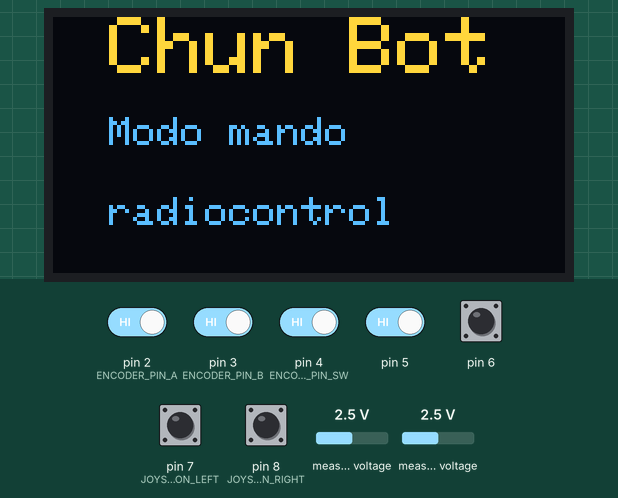
Simulated run of this sketch. Board: Arduino Nano, built with avr-gcc and run on an emulated ATmega328P. Shown: 128×64 one-colour display. The test bench sets the inputs (shaded band); at power-on: pin 2 (ENCODER_PIN_A), pin 3 (ENCODER_PIN_B), pin 4 (ENCODER_PIN_SW), pin 5, pin 6, pin 7 (JOYSTICK_BUTTON_LEFT), pin 8 (JOYSTICK_BUTTON_RIGHT) HIGH, measured voltage 2.5 V. The OLED is the two-colour kind (top 16 rows yellow); no radio packets arrive unless stated; what the sketch prints to the serial monitor is not drawn.

Above: at 0.1 s.

The sketch:

controlRobot.ino
```cpp
// plaquita usada: Arduino nano
#include "src/Radio/Radio.h"
#include "src/Oled/Oled.h"
#include "src/Switches/Switches.h"
#include "src/Joystick/Joystick.h"
#include "src/Encoder/Encoder.h"

#define TAMANIO_FUENTE_PEQUENIO 1
#define FILA_1 25 // posición 25 en el eje Y para la fila 1
#define FILA_2 45 // posición 45 en el eje Y para la fila 2

void setup()
{
  Serial.begin(9600);
  Serial.println("Mando Chunbot");

  oled_init();
  switches_init();
  joystick_init();
  nrf_init();
  encoder_init();

  oled_display_text("Chun Bot", 14, 0);
  oled_display_text("Modo mando", 14, FILA_1, TAMANIO_FUENTE_PEQUENIO);
  oled_display_text("radiocontrol", 14, FILA_2, TAMANIO_FUENTE_PEQUENIO);
  oled_update();
}

void loop()
{
  switches_polling(); // interruptores laterales. Aquí también se mandan los estados de los interruptores al robot
  joystick_polling(); // pulsadores + ejes. También se mandan los estados de los interruptores al robot
  nrf_polling();      // módulo de radio
  encoder_polling();  // módulo encoder
}
```

Encoder.cpp
```cpp
#include "Encoder.h"

// Variables estáticas para el encoder
static encoder_state_t encoder = {
    .position = 0,
    .lastPosition = 0,
    .lastEncoded = 0,
    .lastDebounceTime = 0,
    .changed = false};

// Variables estáticas para el pulsador
static encoder_switch_t encoderSwitch = {
    .pressed = false,
    .lastPressed = false,
    .clicked = false,
    .lastDebounceTime = 0
    //
};

// Constante para detección de presión prolongada (ms)
static const unsigned long HOLD_TIME_MS = 1000;

// Tabla de estados para decodificación del encoder
// Esta tabla mapea las transiciones de los estados (A, B)
// Formato: estado anterior (bits 2-3) y estado actual (bits 0-1)
// Retorna: -1 = giro antihorario, 0 = sin cambio, 1 = giro horario
static const int8_t encoderStates[] = {
    0,  // 0000 (0)
    -1, // 0001 (1) - Antihorario
    1,  // 0010 (2) - Horario
    0,  // 0011 (3)
    1,  // 0100 (4) - Horario
    0,  // 0101 (5)
    0,  // 0110 (6)
    -1, // 0111 (7) - Antihorario
    -1, // 1000 (8) - Antihorario
    0,  // 1001 (9)
    0,  // 1010 (10)
    1,  // 1011 (11) - Horario
    0,  // 1100 (12)
    1,  // 1101 (13) - Horario
    -1, // 1110 (14) - Antihorario
    0   // 1111 (15)
};

// Función de interrupción
void encoder_handleInterrupt(void)
{
    unsigned long currentTime = millis();

    // Debounce para evitar lecturas erróneas
    if ((currentTime - encoder.lastDebounceTime) < ENCODER_DEBOUNCE_DELAY_MS)
    {
        return;
    }
    encoder.lastDebounceTime = currentTime;

    // Leer estados actuales de los pines A y B
    uint8_t stateA = digitalRead(ENCODER_PIN_A);
    uint8_t stateB = digitalRead(ENCODER_PIN_B);

    // Codificar estado actual (bits: bit0 = A, bit1 = B)
    uint8_t currentState = (stateA << 1) | stateB;

    // Combinar estado anterior (bits 2-3) con estado actual (bits 0-1)
    uint8_t combinedState = (encoder.lastEncoded << 2) | currentState;

    // Obtener cambio de la tabla
    int8_t change = encoderStates[combinedState];

    // Actualizar posición si hay cambio
    if (change != 0)
    {
        encoder.position += change;
        encoder.changed = true;
    }

    // Guardar estado actual para próxima interrupción
    encoder.lastEncoded = currentState;
}

void encoder_init(void)
{
    // Configurar pines del encoder
    pinMode(ENCODER_PIN_A, INPUT_PULLUP);
    pinMode(ENCODER_PIN_B, INPUT_PULLUP);
    pinMode(ENCODER_PIN_SW, INPUT_PULLUP);

    // Leer estado inicial
    uint8_t stateA = digitalRead(ENCODER_PIN_A);
    uint8_t stateB = digitalRead(ENCODER_PIN_B);
    encoder.lastEncoded = (stateA << 1) | stateB;
    encoder.position = 0;
    encoder.lastPosition = 0;
    encoder.changed = false;

    // Configurar interrupciones para ambos pines
    // En Arduino Nano: pin 2 = INT0, pin 3 = INT1
    attachInterrupt(digitalPinToInterrupt(ENCODER_PIN_A), encoder_handleInterrupt, CHANGE);
    attachInterrupt(digitalPinToInterrupt(ENCODER_PIN_B), encoder_handleInterrupt, CHANGE);
}

void encoder_polling(void)
{
    unsigned long currentTime = millis();

    // Leer estado actual del pulsador (LOW = presionado por pull-up)
    bool currentPressed = (digitalRead(ENCODER_PIN_SW) == LOW);

    // Debounce
    if (currentPressed != encoderSwitch.lastPressed)
    {
        encoderSwitch.lastDebounceTime = currentTime;
    }

    if ((currentTime - encoderSwitch.lastDebounceTime) > ENCODER_SW_DEBOUNCE_MS)
    {
        // Solo actualizar si el estado es diferente al actual
        if (currentPressed != encoderSwitch.pressed)
        {
            // Detectar flanco de subida (cuando se suelta el pulsador)
            // Si estaba presionado y ahora no, es un click
            if (encoderSwitch.pressed == true && currentPressed == false)
            {
                encoderSwitch.clicked = true;
            }

            // Actualizar estado
            encoderSwitch.pressed = currentPressed;
        }
    }

    // Guardar último estado para debounce
    encoderSwitch.lastPressed = currentPressed;
}

void encoder_reset(void)
{
    noInterrupts(); // Deshabilitar interrupciones temporalmente
    encoder.position = 0;
    encoder.changed = true;
    interrupts(); // Rehabilitar interrupciones
}

int32_t encoder_getPosition(void)
{
    int32_t pos;
    noInterrupts(); // Leer variable volátil de forma segura
    pos = encoder.position;
    interrupts();
    return pos;
}

int32_t encoder_getDelta(void)
{
    int32_t delta;
    noInterrupts();
    delta = encoder.position - encoder.lastPosition;
    encoder.lastPosition = encoder.position;
    interrupts();
    return delta;
}

bool encoder_hasChanged(void)
{
    bool changed;
    noInterrupts();
    changed = encoder.changed;
    encoder.changed = false; // Resetear flag después de leer
    interrupts();
    return changed;
}

bool encoder_isTurning(void)
{
    // Verifica si ha habido cambio en la última lectura
    return encoder_hasChanged();
}

// Funciones para el pulsador
bool encoder_switch_isPressed(void)
{
    return encoderSwitch.pressed;
}

bool encoder_switch_isClicked(void)
{
    bool clicked = encoderSwitch.clicked;
    encoderSwitch.clicked = false; // Resetear flag después de leer
    return clicked;
}

bool encoder_switch_isHeld(void)
{
    static unsigned long pressStartTime = 0;
    static bool wasPressed = false;

    if (encoderSwitch.pressed && !wasPressed)
    {
        // Acaba de presionarse
        pressStartTime = millis();
    }

    wasPressed = encoderSwitch.pressed;

    // Retorna true si está presionado por más de HOLD_TIME_MS
    return (encoderSwitch.pressed &&
            (millis() - pressStartTime) > HOLD_TIME_MS);
}
```

Encoder.h
```cpp
#ifndef __ENCODER_H__
#define __ENCODER_H__

#include <Arduino.h>

// Definición de pines
#define ENCODER_PIN_A 2  // Canal A (interrupción 0 en Arduino Nano)
#define ENCODER_PIN_B 3  // Canal B (interrupción 1 en Arduino Nano)
#define ENCODER_PIN_SW 4 // Pulsador (polling)

// Configuración de debounce
#define ENCODER_DEBOUNCE_DELAY_MS 5 // Debounce para encoder (ms)
#define ENCODER_SW_DEBOUNCE_MS 50   // Debounce para pulsador (ms)

// Estructura para almacenar el estado del encoder
typedef struct
{
    volatile int32_t position;               // Posición actual (contador)
    volatile int32_t lastPosition;           // Última posición reportada
    volatile uint8_t lastEncoded;            // Último estado codificado
    volatile unsigned long lastDebounceTime; // Último tiempo para debounce
    volatile bool changed;                   // Flag de cambio
} encoder_state_t;

// Estructura para el pulsador
typedef struct
{
    bool pressed;                   // Estado actual presionado
    bool lastPressed;               // Último estado
    bool clicked;                   // Flag de click (flanco de bajada)
    unsigned long lastDebounceTime; // Último tiempo para debounce
} encoder_switch_t;

// Inicialización
void encoder_init(void);

// Funciones de actualización (llamar en loop)
void encoder_polling(void); // Actualiza estados (para polling del pulsador)
void encoder_reset(void);  // Reinicia el contador a 0

// Funciones para obtener valores
int32_t encoder_getPosition(void); // Obtiene posición actual
int32_t encoder_getDelta(void);    // Obtiene el cambio desde la última lectura
bool encoder_hasChanged(void);     // Indica si hubo cambio desde última lectura
bool encoder_isTurning(void);      // Indica si se está girando

// Funciones para el pulsador
bool encoder_switch_isPressed(void); // Retorna true si está presionado ahora
bool encoder_switch_isClicked(void); // Retorna true cuando se suelta el pulsador
bool encoder_switch_isHeld(void);    // Retorna true si está presionado por más tiempo

// Función de callback para interrupciones (no llamar directamente)
void encoder_handleInterrupt(void);

#endif
```

Joystick.cpp
```cpp
#include <Arduino.h>
#include <Wire.h>
#include <Adafruit_ADS1X15.h>

#include "Joystick.h"
#include "../Radio/Radio.h"

Adafruit_ADS1115 ads;

// Variables estáticas para gestión de pulsadores
static joystick_buttons_t buttons = {
    .leftButtonPressed = false,
    .rightButtonPressed = false,
    .leftButtonLastState = false,
    .rightButtonLastState = false,
    .lastDebounceTimeLeft = 0,
    .lastDebounceTimeRight = 0
    //
};

void joystick_init(void)
{
    ads.begin();

    // Configurar pines de los pulsadores como entradas con pull-up
    pinMode(JOYSTICK_BUTTON_LEFT, INPUT_PULLUP);
    pinMode(JOYSTICK_BUTTON_RIGHT, INPUT_PULLUP);
}

void joystick_polling()
{
    // Leer valores analógicos del joystick
    int16_t adc1 = ads.readADC_SingleEnded(1);
    int16_t adc2 = ads.readADC_SingleEnded(2);

    uint16_t joystickLY = mapearJoystick(adc1);
    uint16_t joystickRY = mapearJoystick(adc2);

    nrf_send_joystick_izqY(joystickLY);
    nrf_send_joystick_derY(joystickRY);

    // Actualizar estado de pulsadores
    joystick_updateButtons();

    // Enviar estados de pulsadores por RF
    nrf_send_switch(JOYSTICK_BUTTON_LEFT, buttons.leftButtonPressed);
    nrf_send_switch(JOYSTICK_BUTTON_RIGHT, buttons.rightButtonPressed);
}

uint16_t mapearJoystick(int16_t valor)
{
    static const int16_t CENTRO_IDEAL = 11870;
    static const int16_t ZONA_MUERTA = 600;
    static const int16_t MIN_CRUDO = 0;
    static const int16_t MAX_CRUDO = 23500;

    int16_t centroMin = CENTRO_IDEAL - ZONA_MUERTA;
    int16_t centroMax = CENTRO_IDEAL + ZONA_MUERTA;

    // Zona muerta - devolvemos el centro exacto (1000)
    if (valor >= centroMin && valor <= centroMax)
    {
        return 1000; // Centro en 1000
    }

    // Zona inferior (abajo) - mapear a [0, 999]
    if (valor < centroMin)
    {
        if (valor < MIN_CRUDO)
            valor = MIN_CRUDO;
        return map(valor, MIN_CRUDO, centroMin, 0, 999);
    }

    // Zona superior (arriba) - mapear a [1001, 2000]
    if (valor > centroMax)
    {
        if (valor > MAX_CRUDO)
            valor = MAX_CRUDO;
        return map(valor, centroMax, MAX_CRUDO, 1001, 2000);
    }

    return 1000; // Por si acaso
}

void joystick_updateButtons(void)
{
    unsigned long currentTime = millis();

    // Leer estados actuales de los pulsadores (LOW = presionado por pull-up)
    bool currentLeft = (digitalRead(JOYSTICK_BUTTON_LEFT) == LOW);
    bool currentRight = (digitalRead(JOYSTICK_BUTTON_RIGHT) == LOW);

    // Gestión de debounce para pulsador izquierdo
    if (currentLeft != buttons.leftButtonLastState)
    {
        buttons.lastDebounceTimeLeft = currentTime;
    }

    if ((currentTime - buttons.lastDebounceTimeLeft) > DEBOUNCE_DELAY)
    {
        if (currentLeft != buttons.leftButtonPressed)
        {
            buttons.leftButtonPressed = currentLeft;
        }
    }

    // Gestión de debounce para pulsador derecho
    if (currentRight != buttons.rightButtonLastState)
    {
        buttons.lastDebounceTimeRight = currentTime;
    }

    if ((currentTime - buttons.lastDebounceTimeRight) > DEBOUNCE_DELAY)
    {
        if (currentRight != buttons.rightButtonPressed)
        {
            buttons.rightButtonPressed = currentRight;
        }
    }

    // Guardar últimos estados
    buttons.leftButtonLastState = currentLeft;
    buttons.rightButtonLastState = currentRight;
}

bool joystick_isLeftClicked(void)
{
    static bool wasPressed = false;
    bool currentPressed = buttons.leftButtonPressed;
    bool clicked = false;

    // Detectar cuando se suelta el pulsador (transición de presionado a liberado)
    if (wasPressed == true && currentPressed == false)
    {
        clicked = true;
    }

    wasPressed = currentPressed;
    return clicked;
}

bool joystick_isRightClicked(void)
{
    static bool wasPressed = false;
    bool currentPressed = buttons.rightButtonPressed;
    bool clicked = false;

    // Detectar cuando se suelta el pulsador (transición de presionado a liberado)
    if (wasPressed == true && currentPressed == false)
    {
        clicked = true;
    }

    wasPressed = currentPressed;
    return clicked;
}

// Función adicional: detectar si se está manteniendo presionado (útil para acciones continuas)
bool joystick_isLeftPressed(void)
{
    return buttons.leftButtonPressed;
}

bool joystick_isRightPressed(void)
{
    return buttons.rightButtonPressed;
}
```

Joystick.h
```cpp
#ifndef __JOYSTICK_H__
#define __JOYSTICK_H__

#include <Arduino.h>

// Margen +- para que no esté enviando datos si el valor cambió de 243 a 242
#define JOYSTICK_MARGEN 18
#define JOYSTICK_VALOR_CENTRAL 500

#define JOYSTICK_BUTTON_LEFT 7
#define JOYSTICK_BUTTON_RIGHT 8

#define DEBOUNCE_DELAY 50

// Estados de los pulsadores
typedef struct
{
    bool leftButtonPressed;
    bool rightButtonPressed;
    bool leftButtonLastState;
    bool rightButtonLastState;
    unsigned long lastDebounceTimeLeft;
    unsigned long lastDebounceTimeRight;
} joystick_buttons_t;

void joystick_init(void);
void joystick_polling(void);
uint16_t mapearJoystick(int16_t valor);
void joystick_updateButtons(void);
bool joystick_isLeftPressed(void);
bool joystick_isRightPressed(void);
bool joystick_isLeftClicked(void);
bool joystick_isRightClicked(void);

#endif
```

Oled.cpp
```cpp
#include "Oled.h"

#include <Adafruit_GFX.h>
#include <Adafruit_SSD1306.h>

// Creamos el objeto SSD1306
Adafruit_SSD1306 display(128, 64, &Wire);

void oled_init()
{
    // Inicializamos I2C (sin parámetros en Arduino Mega)
    Wire.begin();

    // Inicializamos el display
    if (!display.begin(SSD1306_SWITCHCAPVCC, OLED_ADDR))
    {
        Serial.println(F("ERROR: No se pudo iniciar OLED"));
    }
    else
    {
        oled_clear();
    }
}

void oled_clear()
{
    display.clearDisplay();
    oled_update();
}

void oled_clear_cuadrado(uint8_t x, uint8_t y, uint8_t width, uint8_t height)
{
    display.fillRect(x, y, width, height, SSD1306_BLACK);
}

void oled_display_text(const char *text, uint8_t x, uint8_t y, uint8_t textSize = 2)
{
    display.setTextSize(textSize);
    display.setTextColor(SSD1306_WHITE);
    display.setCursor(x, y);
    display.println(text);
}

void oled_draw_circle(uint8_t x, uint8_t y, uint8_t radius)
{
    display.drawCircle(x, y, radius, SSD1306_WHITE); // solo el borde
    // display.fillCircle(x, y, radius, SSD1306_WHITE);   // con relleno
}

void oled_update()
{
    display.display();
}
```

Oled.h
```cpp
#ifndef __OLED__
#define __OLED__

#include <Arduino.h>
#include <Wire.h> // Librería I2C de Arduino

#define PIN_OLED_SDA a4
#define PIN_OLED_SCL a5

// Dirección I2C típica de SSD1315
#define OLED_ADDR 0x3C

void oled_init();
void oled_clear();
void oled_clear_cuadrado(uint8_t x, uint8_t y, uint8_t width, uint8_t height);
void oled_display_text(const char *text, uint8_t x, uint8_t y, uint8_t textSize = 2);
void oled_draw_circle(uint8_t x, uint8_t y, uint8_t radius);
void oled_update();

#endif
```

Radio.cpp
```cpp
#include <Arduino.h>
#include <SPI.h>
#include <nRF24L01.h>
#include <RF24.h>
#include <SPI.h>
// #include <printf.h>

#include "Radio.h"

RF24 radio(PIN_RADIO_CE, PIN_RADIO_CSN);

const byte address[6] = "9F5FA";

// El mensaje ha de ser fijo. Ha de coincidir con el robot
// [0,1] joystick izquierdo ( eje Y ) [2,3] joystick derecho ( eje Y ) [4] switch izquierdo [5] switch derecho
// los últimos bytes se usan para sincronizar el paquete
uint8_t message[] = {0, 0, 0, 0, 0, 0, 0xFF, 0xFF};

void nrf_init(void)
{
    // printf_begin();

    if (!radio.begin())
    {
        Serial.println("NRF24 NO detectado");
    }
    else
    {
        radio.setChannel(100);
        radio.setDataRate(RF24_2MBPS);
        radio.setPALevel(RF24_PA_LOW);
        radio.setCRCLength(RF24_CRC_16);
        radio.setAutoAck(true);
        radio.setPayloadSize(32);

        radio.openWritingPipe(address);
        radio.stopListening();
        // radio.printDetails();
    }

    Serial.println("Mando radio ok");
}

void nrf_polling(void)
{
    radio.write(message, sizeof(message)); // enviar només quan hi hagi un canvi
}

void nrf_send_joystick_izqX(uint16_t eje_x) {}

void nrf_send_joystick_izqY(uint16_t eje_y)
{
    // uint16_t reconstruir = (message[2] << 8) | message[1];
    message[POS_JOYLYL] = (eje_y & 0xFF);
    message[POS_JOYLYH] = ((eje_y >> 8) & 0xFF);
}

void nrf_send_joystick_derX(uint16_t eje_x) {}

void nrf_send_joystick_derY(uint16_t eje_y)
{
    message[POS_JOYRYL] = (eje_y & 0xFF);
    message[POS_JOYRYH] = ((eje_y >> 8) & 0xFF);
}

void nrf_send_switch(char lado, bool estado)
{
    if (lado == LADO_L)
    {
        message[POS_SWL] = estado ? 0x0F : 0x00;
    }

    if (lado == LADO_R)
    {
        message[POS_SWR] = estado ? 0x00 : 0x0F; //
    }
}
```

Radio.h
```cpp
#ifndef __RADIO_H_
#define __RADIO_H_

#include <Arduino.h>

#define PIN_RADIO_CE 9
#define PIN_RADIO_CSN 10

#define POS_JOYLYL 0
#define POS_JOYLYH 1
#define POS_JOYRYL 2
#define POS_JOYRYH 3
#define POS_SWL 4
#define POS_SWR 5

#define LADO_L 4 // ha de coincidir con POS_SWL
#define LADO_R 5 // ha de coincidir con POS_SWR

void nrf_init(void);
void nrf_polling(void);

void nrf_send_joystick_izqX(uint16_t eje_x);
void nrf_send_joystick_izqY(uint16_t eje_y);
void nrf_send_joystick_derX(uint16_t eje_x);
void nrf_send_joystick_derY(uint16_t eje_y);

void nrf_send_switch(char lado, bool estado);

#endif
```

Source omitted: Switches.cpp (5075 bytes), Switches.h (532 bytes)
